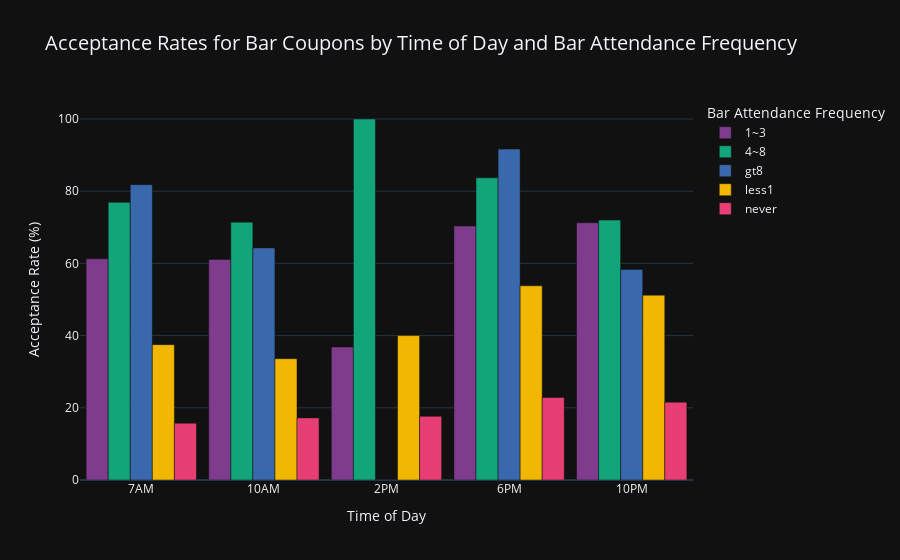

Notebook code cell kept with this figure:
### Markdown cell above
# Acceptance Rates for Bar Coupons by Time of Day and Bar Attendance Frequency

### Code cell
# Group data by time of day and bar attendance frequency, then calculate acceptance rates
time_bar_group = bar_coupons.groupby(['time', 'Bar'])['Y'].mean().reset_index()
time_bar_group.columns = ['Time of Day', 'Bar Attendance Frequency', 'Acceptance Rate']
time_bar_group['Acceptance Rate'] *= 100  # Convert to percentage

# Convert 'Time of Day' to a categorical variable with a custom order
time_bar_group['Time of Day'] = pd.Categorical(time_bar_group['Time of Day'], categories=time_order, ordered=True)

# Ensure all specified time periods are included
# Create a new DataFrame index with all combinations of time periods and bar attendance frequencies
time_bar_combinations = pd.MultiIndex.from_product([time_order, time_bar_group['Bar Attendance Frequency'].unique()], names=['Time of Day', 'Bar Attendance Frequency'])
time_bar_group = time_bar_group.set_index(['Time of Day', 'Bar Attendance Frequency']).reindex(time_bar_combinations, fill_value=0).reset_index()

# Create a grouped bar chart using Plotly Express
fig = px.bar(
    data_frame=time_bar_group,
    x='Time of Day',
    y='Acceptance Rate',
    color='Bar Attendance Frequency',
    barmode='group',  # Group bars by bar attendance frequency
    labels={'Acceptance Rate': 'Acceptance Rate (%)'},
    title='Acceptance Rates for Bar Coupons by Time of Day and Bar Attendance Frequency',
    color_discrete_sequence=px.colors.qualitative.Bold
)

# Maintain earlier format
fig.update_layout(
    xaxis_title='Time of Day',
    yaxis_title='Acceptance Rate (%)',
    title_font_size=20,
    template='plotly_dark',
    bargap=0.1
)

fig.show()

### Figure 1 — Plotly figure (JSON) as saved in the notebook; plotly's stock layout.template omitted (floating-point values rounded to 4 significant figures)
{"data": [{"alignmentgroup": "True", "hovertemplate": "Bar Attendance Frequency=1~3<br>Time of Day=%{x}<br>Acceptance Rate (%)=%{y}<extra></extra>", "legendgroup": "1~3", "marker": {"color": "rgb(127, 60, 141)", "pattern": {"shape": ""}}, "name": "1~3", "offsetgroup": "1~3", "orientation": "v", "showlegend": true, "textposition": "auto", "type": "bar", "x": ["7AM", "10AM", "2PM", "6PM", "10PM"], "xaxis": "x", "y": [61.29, 61.11, 36.84, 70.37, 71.26], "yaxis": "y"}, {"alignmentgroup": "True", "hovertemplate": "Bar Attendance Frequency=4~8<br>Time of Day=%{x}<br>Acceptance Rate (%)=%{y}<extra></extra>", "legendgroup": "4~8", "marker": {"color": "rgb(17, 165, 121)", "pattern": {"shape": ""}}, "name": "4~8", "offsetgroup": "4~8", "orientation": "v", "showlegend": true, "textposition": "auto", "type": "bar", "x": ["7AM", "10AM", "2PM", "6PM", "10PM"], "xaxis": "x", "y": [76.92, 71.43, 100, 83.72, 72], "yaxis": "y"}, {"alignmentgroup": "True", "hovertemplate": "Bar Attendance Frequency=gt8<br>Time of Day=%{x}<br>Acceptance Rate (%)=%{y}<extra></extra>", "legendgroup": "gt8", "marker": {"color": "rgb(57, 105, 172)", "pattern": {"shape": ""}}, "name": "gt8", "offsetgroup": "gt8", "orientation": "v", "showlegend": true, "textposition": "auto", "type": "bar", "x": ["7AM", "10AM", "2PM", "6PM", "10PM"], "xaxis": "x", "y": [81.82, 64.29, 0, 91.67, 58.33], "yaxis": "y"}, {"alignmentgroup": "True", "hovertemplate": "Bar Attendance Frequency=less1<br>Time of Day=%{x}<br>Acceptance Rate (%)=%{y}<extra></extra>", "legendgroup": "less1", "marker": {"color": "rgb(242, 183, 1)", "pattern": {"shape": ""}}, "name": "less1", "offsetgroup": "less1", "orientation": "v", "showlegend": true, "textposition": "auto", "type": "bar", "x": ["7AM", "10AM", "2PM", "6PM", "10PM"], "xaxis": "x", "y": [37.5, 33.61, 40, 53.8, 51.2], "yaxis": "y"}, {"alignmentgroup": "True", "hovertemplate": "Bar Attendance Frequency=never<br>Time of Day=%{x}<br>Acceptance Rate (%)=%{y}<extra></extra>", "legendgroup": "never", "marker": {"color": "rgb(231, 63, 116)", "pattern": {"shape": ""}}, "name": "never", "offsetgroup": "never", "orientation": "v", "showlegend": true, "textposition": "auto", "type": "bar", "x": ["7AM", "10AM", "2PM", "6PM", "10PM"], "xaxis": "x", "y": [15.74, 17.2, 17.65, 22.86, 21.57], "yaxis": "y"}], "layout": {"autosize": true, "bargap": 0.1, "barmode": "group", "legend": {"title": {"text": "Bar Attendance Frequency"}, "tracegroupgap": 0}, "title": {"font": {"size": 20}, "text": "Acceptance Rates for Bar Coupons by Time of Day and Bar Attendance Frequency"}, "xaxis": {"anchor": "y", "autorange": true, "domain": [0, 1], "range": [-0.5, 4.5], "title": {"text": "Time of Day"}, "type": "category"}, "yaxis": {"anchor": "x", "autorange": true, "domain": [0, 1], "range": [0, 105.3], "title": {"text": "Acceptance Rate (%)"}, "type": "linear"}}}
